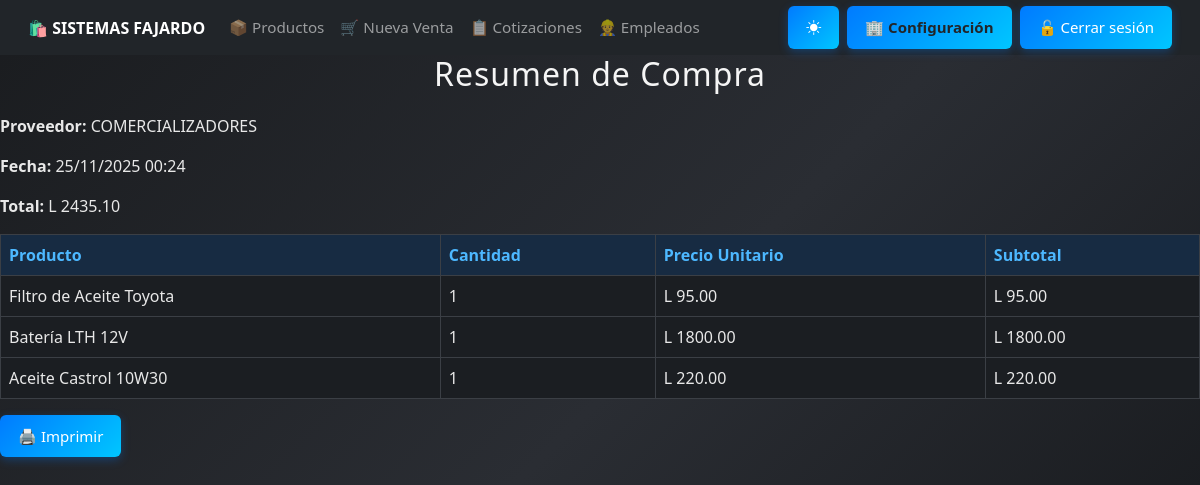
The app's page /compra/20/ (signed in) with its own data.
### core/models.py (models this page shows, shortened)
class EmpresaConfig(models.Model):
    nombre = models.CharField(max_length=150)
    rtn = models.CharField(max_length=20)
    direccion = models.CharField(max_length=255)
    telefono = models.CharField(max_length=20, blank=True, null=True)
    correo = models.CharField(max_length=150, blank=True, null=True)

class Compra(models.Model):
    ESTADOS = [
        ('pendiente', 'Pendiente'),
        ('recibida', 'Recibida'),
        ('cancelada', 'Cancelada')
    ]
    numero_compra = models.CharField(max_length=20, unique=True, editable=False, null=True, blank=True)
    numero_factura_proveedor = models.CharField(max_length=50, blank=True, verbose_name="# Factura Proveedor")
    proveedor = models.ForeignKey(Proveedor, on_delete=models.PROTECT)
    usuario = models.ForeignKey(settings.AUTH_USER_MODEL, on_delete=models.PROTECT, null=True, blank=True)
    fecha = models.DateTimeField(auto_now_add=True)
    fecha_recepcion = models.DateField(null=True, blank=True, help_text="Fecha en que se recibió la mercancía")
    subtotal_exento = models.DecimalField(max_digits=12, decimal_places=2, default=Decimal('0.00'))
    subtotal_g15 = models.DecimalField(max_digits=12, decimal_places=2, default=Decimal('0.00'), verbose_name="Subtotal Gravado 15%")
    subtotal_g18 = models.DecimalField(max_digits=12, decimal_places=2, default=Decimal('0.00'), verbose_name="Subtotal Gravado 18%")
    impuesto_15 = models.DecimalField(max_digits=12, decimal_places=2, default=Decimal('0.00'))
    impuesto_18 = models.DecimalField(max_digits=12, decimal_places=2, default=Decimal('0.00'))
    total = models.DecimalField(max_digits=12, decimal_places=2, default=Decimal('0.00'))
    tipo_pago = models.CharField(
        max_length=10,
        choices=[('contado', 'Contado'), ('credito', 'Crédito')],
        default='contado'
    )
    estado = models.CharField(max_length=20, choices=ESTADOS, default='pendiente')
    notas = models.TextField(blank=True, help_text="Observaciones o notas adicionales")
    class Meta:
        ordering = ['-fecha']
        verbose_name_plural = "Compras"

class Proveedor(models.Model):
    nombre = models.CharField(max_length=200, verbose_name="Nombre/Razón Social")
    rtn = models.CharField(max_length=20, blank=True, null=True, verbose_name="RTN")
    direccion = models.TextField(blank=True)
    telefono = models.CharField(max_length=20, blank=True)
    correo = models.EmailField(blank=True)
    contacto = models.CharField(max_length=100, blank=True, help_text="Nombre del contacto principal")
    activo = models.BooleanField(default=True)
    fecha_creacion = models.DateTimeField(auto_now_add=True)
    class Meta:
        ordering = ['nombre']
        verbose_name_plural = "Proveedores"

class DetalleCompra(models.Model):
    compra = models.ForeignKey(Compra, on_delete=models.CASCADE, related_name='detalles')
    producto = models.ForeignKey(Producto, on_delete=models.PROTECT)
    cantidad = models.IntegerField()
    precio_unitario = models.DecimalField(max_digits=12, decimal_places=2)
    descuento = models.DecimalField(max_digits=5, decimal_places=2, default=Decimal('0.00'), help_text="Descuento en porcentaje")
    subtotal = models.DecimalField(max_digits=12, decimal_places=2)

class Producto(models.Model):
    TIPO_IMPUESTO_CHOICES = [
        ('E', 'Exento'),
        ('G15', 'Gravado 15%'),
        ('G18', 'Gravado 18%'),
        ('EXO', 'Exonerado'),  # si necesitas distinguir
    ]
    codigo       = models.CharField(max_length=50, unique=True, verbose_name="Código o ID")
    codigo_barra = models.CharField(max_length=100, unique=True, blank=True, null=True, verbose_name="Código de barra")
    nombre       = models.CharField(max_length=100)
    descripcion  = models.TextField(blank=True)
    precio       = models.DecimalField(max_digits=10, decimal_places=2)
    stock        = models.IntegerField(default=0)
    categoria    = models.ForeignKey('Categoria', on_delete=models.CASCADE, null=True, blank=True)
    activo       = models.BooleanField(default=True)
    fecha_creacion = models.DateTimeField(auto_now_add=True, null=True, blank=True)
    tipo_impuesto = models.CharField(max_length=4, choices=TIPO_IMPUESTO_CHOICES, default='E')
    class Meta:
        ordering = ['nombre']
        verbose_name = "Producto"
        verbose_name_plural = "Productos"

### core/views.py (the view)
# urls.py: path('compra/<int:compra_id>/', views.resumen_compra, name='resumen_compra'),
@login_required
@permission_required('core.view_compra', raise_exception=True)
def resumen_compra(request, compra_id):
    compra = Compra.objects.get(id=compra_id)
    detalles = DetalleCompra.objects.filter(compra=compra)
    return render(request, 'resumen_compra.html', {'compra': compra, 'detalles': detalles})

### core/context_processors.py (called while the page is built)
def empresa_context(request):
    try:
        empresa = EmpresaConfig.objects.get(pk=1)
    except EmpresaConfig.DoesNotExist:
        empresa = None
    return {
        'empresa': empresa
    }

### core/templates/resumen_compra.html (shortened to what this page needs)
{% extends 'base.html' %}
{% block content %}
<h2>Resumen de Compra</h2>
<p><strong>Proveedor:</strong> {{ compra.proveedor.nombre }}</p>
<p><strong>Fecha:</strong> {{ compra.fecha|date:"d/m/Y H:i" }}</p>
<p><strong>Total:</strong> L {{ compra.total }}</p>
<table class="table table-bordered mt-3">
  <thead>
    <tr>
      <th>Producto</th>
      <th>Cantidad</th>
      <th>Precio Unitario</th>
      <th>Subtotal</th>
    </tr>
  </thead>
  <tbody>
    {% for detalle in detalles %}
    <tr>
      <td>{{ detalle.producto.nombre }}</td>
      <td>{{ detalle.cantidad }}</td>
      <td>L {{ detalle.precio_unitario }}</td>
      <td>L {{ detalle.subtotal }}</td>
    </tr>
    {% endfor %}
  </tbody>
</table>
<a href="#" onclick="window.print()" class="btn btn-secondary">🖨️ Imprimir</a>
{% endblock %}

### core/templates/base.html (shortened to what this page needs)
<!DOCTYPE html>
<html lang="es">
<head>
  {% load static %}
  <link href="https://cdn.jsdelivr.net/npm/bootstrap@5.3.0/dist/css/bootstrap.min.css" rel="stylesheet">
  <link rel="stylesheet" href="{% static 'css/estilo_base.css' %}">
  <link href="https://cdn.jsdelivr.net/npm/bootstrap-icons@1.11.3/font/bootstrap-icons.css" rel="stylesheet">
</head>
<body>
  <nav class="navbar navbar-expand-lg navbar-dark bg-dark sticky-top" id="menu-principal">
    <div class="container-fluid">
      <a class="navbar-brand fw-bold" href="{% url 'dashboard' %}">
        🛍️ {{ empresa.nombre|default:"SISTEMAS FAJARDO" }}
      </a>
      <div class="collapse navbar-collapse" id="navbarNav">
        <ul class="navbar-nav me-auto">
          <li class="nav-item">
            <a class="nav-link" href="{% url 'listar_productos' %}">📦 Productos</a>
          </li>
          <li class="nav-item">
            {% if perms.core.add_venta %}
              <a class="nav-link" href="{% url 'crear_venta' %}">🛒 Nueva Venta</a>
            {% endif %}
          </li>
          <li class="nav-item">
            {% if perms.core.view_cotizacion %}
              <a class="nav-link" href="{% url 'lista_cotizaciones' %}">📋 Cotizaciones</a>
            {% endif %}
          </li>
          <li class="nav-item">
            {% if perms.core.view_empleado %}
              <a class="nav-link" href="{% url 'lista_empleados' %}">👷 Empleados</a>
            {% endif %}
          </li>
        </ul>
        <ul class="navbar-nav ms-auto align-items-center">
          <li class="nav-item me-2">
            <button id="themeToggle" class="btn btn-outline-light btn-sm">
              <i class="bi bi-brightness-high-fill" id="themeIcon"></i>
            </button>
          </li>
          {% if perms.core.view_empleado %}
          <li class="nav-item me-2">
            <a href="{% url 'configuracion_empresa' %}"
               class="btn btn-warning btn-sm fw-bold text-dark">
              🏢 Configuración
            </a>
          </li>
          {% endif %}
          {% if user.is_authenticated %}
          <li class="nav-item">
            <form action="{% url 'logout' %}" method="post">
              <button type="submit" class="btn btn-danger btn-sm">
                🔓 Cerrar sesión
              </button>
            </form>
          </li>
          {% endif %}
        </ul>
      </div>
    </div>
  </nav>
  <div class="container-fluid px-0">
    {% block content %}
    {% endblock %}
  </div>
</body>
</html>

### static/css/estilo_base.css (style rules this page uses)
h2, h3 { text-align: center; color: #f5f5f5; margin-bottom: 20px; letter-spacing: 1px; transition: color 0.3s ease; }
button, .btn { background: linear-gradient(135deg, #007bff, #00c6ff); color: white; padding: 12px 20px; border: none; border-radius: 6px; font-size: 16px; cursor: pointer; transition: all 0.3s ease; box-shadow: 0 3px 10px rgba(0, 123, 255, 0.3); }
body { background: linear-gradient(135deg, #1a1c1f, #2a2d33, #141619); background-attachment: fixed; color: #f1f1f1; transition: all 0.4s ease; }
@media (max-width: 1200px) { .btn { font-size: 15px; padding: 10px 18px; } }
.navbar, .container, .btn, .contenedor, .form-row, .productos-box { transition: all 0.3s ease; }
.navbar { padding: 0.4rem 1rem !important; }
.navbar-brand { font-size: 1rem; white-space: nowrap; }
.navbar-nav .nav-link { font-size: 0.95rem; padding: 6px 10px; }
html, body { height: 100%; min-height: 100vh; margin: 0; padding: 0; display: flex; flex-direction: column; }
:root { --radius: 6px; }
body:not(.light-mode) { --bs-body-bg: #1b1e22; --bs-body-color: #e8e8e8; --bs-border-color: #3b3f45; --bs-primary-bg-subtle: #172b42; --bs-primary-text: #4db8ff; --bs-card-bg: #22262b; --bs-table-bg: #262b31; --bs-table-striped-bg: #2c3238; --bs-table-hover-bg: #333a42; --bs-warning-bg: #5c4d00; --bs-danger-bg: #5c1f1f; }
body, html { background-color: var(--bs-body-bg) !important; color: var(--bs-body-color) !important; }
.table { background-color: var(--bs-table-bg) !important; color: var(--bs-body-color) !important; }
.table thead th { background-color: var(--bs-primary-bg-subtle) !important; color: var(--bs-primary-text) !important; }
.btn { border-radius: var(--radius); }

### records on screen
EmpresaConfig: nombre "SISTEMAS FAJARDO"
Compra: proveedor.nombre "COMERCIALIZADORES", fecha "25/11/2025 00:24", total "2435.10"
DetalleCompra: producto.nombre "Filtro de Aceite Toyota", cantidad "1", precio_unitario "95.00", subtotal "95.00"
DetalleCompra: producto.nombre "Batería LTH 12V", cantidad "1", precio_unitario "1800.00", subtotal "1800.00"
DetalleCompra: producto.nombre "Aceite Castrol 10W30", cantidad "1", precio_unitario "220.00", subtotal "220.00"
